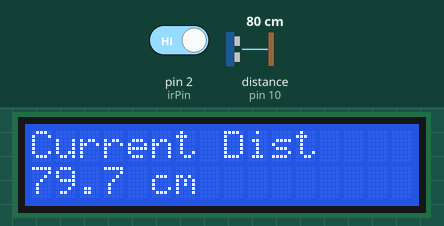
Bench run of a sketch on a simulated Arduino Uno, built with avr-gcc and run on an emulated ATmega328P. Parts: 16×2 character LCD. Wiring (inferred from the names in the program): ultrasonic range finder: trigger pin 9; echo pin 10. Inputs (shaded band) come from the test bench; at power-on: pin 2 (irPin) HIGH, distance to the obstacle (sensor on pin 10) 80 cm. The echo pulse lasts 58.3 µs per cm; what the sketch prints to the serial monitor is not drawn.

Above: at 1.2 s.
1.3 s: pin 2 (irPin) driven LOW
At 2.6 s:
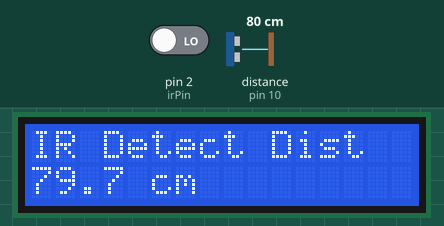
2.9 s: pin 2 (irPin) driven HIGH
At 4.2 s:
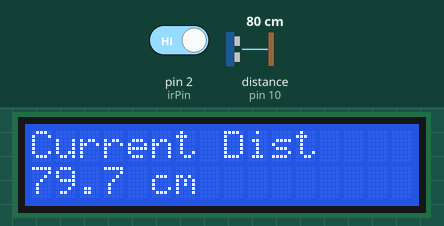
4.5 s: distance to the obstacle (sensor on pin 10) set to 299 cm
At 4.96 s:
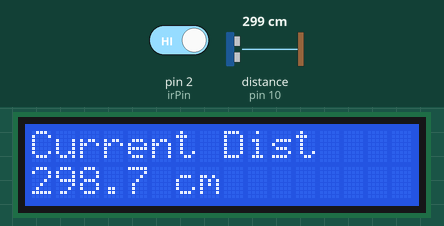
6.1 s: distance to the obstacle (sensor on pin 10) set to 2 cm
At 7.4 s:
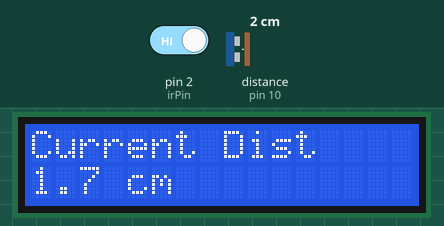
7.7 s: distance to the obstacle (sensor on pin 10) set to 4 cm
At 8.9 s:
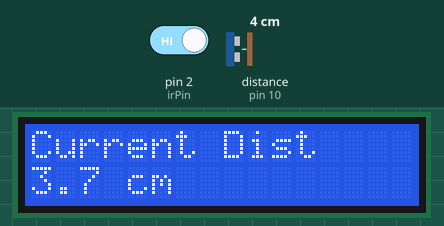
Timing chart, 0 to 10.3 s (numbered marks = the images above; inputs shaded):
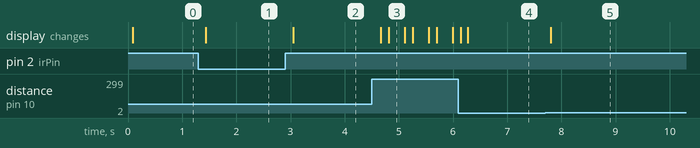

Measured:
- after the input at 1.3 s, the display: changes after 0.14 s (image 1)
- after the input at 2.9 s, the display: changes after 0.15 s (image 2)
- after the input at 4.5 s, the display: first changes after 0.17 s (image 3 shows a later state)
- after the input at 6.1 s, the display: first differs from a run without the input after 0.17 s (image 4)
- after the input at 7.7 s, the display: changes after 0.11 s (image 5)

The sketch:

IR_Sensor.ino
```cpp
#include <Wire.h>
#include <LiquidCrystal_I2C.h>

LiquidCrystal_I2C lcd(0x27, 16, 2);

const int irPin = 2;
const int trigPin = 9;
const int echoPin = 10;

bool lastIRState = HIGH;
float detectDistance = 0;

float readDistance() {
  digitalWrite(trigPin, LOW);
  delayMicroseconds(2);

  digitalWrite(trigPin, HIGH);
  delayMicroseconds(10);

  digitalWrite(trigPin, LOW);

  long duration = pulseIn(echoPin, HIGH, 30000);

  if (duration == 0)
    return 0;

  return duration * 0.0343 / 2;
}

void setup() {
  pinMode(irPin, INPUT);
  pinMode(trigPin, OUTPUT);
  pinMode(echoPin, INPUT);

  lcd.init();
  lcd.backlight();

  Serial.begin(9600);
}

void loop() {

  bool irState = digitalRead(irPin);
  float distance = readDistance();

  // Detect transition: no object -> object detected
  if (lastIRState == HIGH && irState == LOW) {
    detectDistance = distance;

    Serial.print("IR triggered at: ");
    Serial.print(detectDistance);
    Serial.println(" cm");
  }

  lastIRState = irState;

  lcd.setCursor(0, 0);

  if (irState == LOW) {
    lcd.print("IR Detect Dist ");
    lcd.setCursor(0, 1);
    lcd.print(detectDistance, 1);
    lcd.print(" cm        ");
  } else {
    lcd.print("Current Dist  ");
    lcd.setCursor(0, 1);
    lcd.print(distance, 1);
    lcd.print(" cm        ");
  }

  delay(100);
}
```
